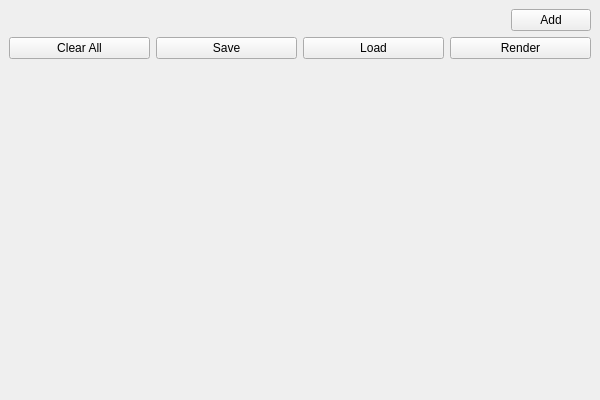
<?xml version="1.0" encoding="UTF-8"?>
<ui version="4.0">
 <class>IFSInput</class>
 <widget class="QMainWindow" name="IFSInput">
  <property name="geometry">
   <rect>
    <x>0</x>
    <y>0</y>
    <width>600</width>
    <height>400</height>
   </rect>
  </property>
  <property name="windowTitle">
   <string>QIFS</string>
  </property>
  <widget class="QWidget" name="centralwidget">
   <layout class="QVBoxLayout" name="verticalLayout">
    <property name="sizeConstraint">
     <enum>QLayout::SetMinAndMaxSize</enum>
    </property>
    <item>
     <layout class="QHBoxLayout" name="horizontalLayout">
      <property name="sizeConstraint">
       <enum>QLayout::SetDefaultConstraint</enum>
      </property>
      <item>
       <widget class="TransformFunctionDisplay" name="newTranasformFunction" native="true"/>
      </item>
      <item>
       <widget class="QPushButton" name="addButton">
        <property name="sizePolicy">
         <sizepolicy hsizetype="Fixed" vsizetype="Fixed">
          <horstretch>0</horstretch>
          <verstretch>0</verstretch>
         </sizepolicy>
        </property>
        <property name="text">
         <string>Add</string>
        </property>
       </widget>
      </item>
     </layout>
    </item>
    <item>
     <layout class="QVBoxLayout" name="rules">
      <property name="sizeConstraint">
       <enum>QLayout::SetMinAndMaxSize</enum>
      </property>
     </layout>
    </item>
    <item>
     <layout class="QHBoxLayout" name="horizontalLayout_2">
      <item>
       <widget class="QPushButton" name="clearAllButton">
        <property name="text">
         <string>Clear All</string>
        </property>
       </widget>
      </item>
      <item>
       <widget class="QPushButton" name="saveButton">
        <property name="text">
         <string>Save</string>
        </property>
       </widget>
      </item>
      <item>
       <widget class="QPushButton" name="loadButton">
        <property name="text">
         <string>Load</string>
        </property>
       </widget>
      </item>
      <item>
       <widget class="QPushButton" name="renderButton">
        <property name="text">
         <string>Render</string>
        </property>
       </widget>
      </item>
     </layout>
    </item>
   </layout>
  </widget>
  <action name="actionAbout_QIF">
   <property name="checkable">
    <bool>false</bool>
   </property>
   <property name="text">
    <string>About QIFS</string>
   </property>
  </action>
 </widget>
 <customwidgets>
  <customwidget>
   <class>TransformFunctionDisplay</class>
   <extends>QWidget</extends>
   <header>transformfunctiondisplay.h</header>
   <container>1</container>
  </customwidget>
 </customwidgets>
 <resources/>
 <connections/>
</ui>
